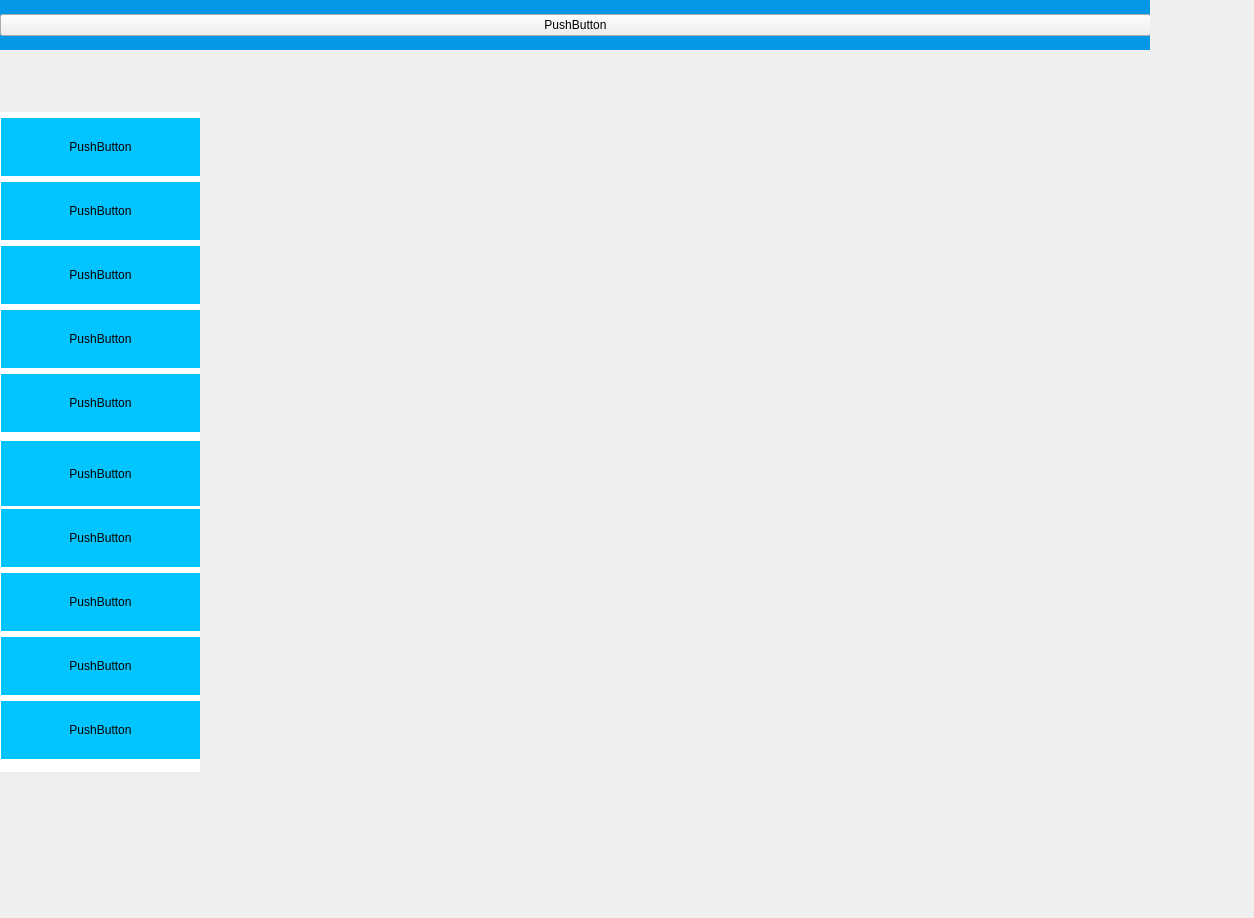
<?xml version="1.0" encoding="UTF-8"?>
<ui version="4.0">
 <class>EverywhereWindow</class>
 <widget class="QWidget" name="EverywhereWindow">
  <property name="geometry">
   <rect>
    <x>0</x>
    <y>0</y>
    <width>1254</width>
    <height>918</height>
   </rect>
  </property>
  <property name="windowTitle">
   <string>Form</string>
  </property>
  <widget class="QLabel" name="background">
   <property name="geometry">
    <rect>
     <x>0</x>
     <y>0</y>
     <width>1151</width>
     <height>721</height>
    </rect>
   </property>
   <property name="text">
    <string/>
   </property>
  </widget>
  <widget class="QWidget" name="gridLayoutWidget">
   <property name="geometry">
    <rect>
     <x>0</x>
     <y>0</y>
     <width>2102</width>
     <height>772</height>
    </rect>
   </property>
   <layout class="QGridLayout" name="gridLayout">
    <property name="spacing">
     <number>0</number>
    </property>
    <item row="1" column="0" alignment="Qt::AlignTop">
     <widget class="QWidget" name="menulistWidget" native="true">
      <property name="minimumSize">
       <size>
        <width>200</width>
        <height>660</height>
       </size>
      </property>
      <property name="maximumSize">
       <size>
        <width>200</width>
        <height>660</height>
       </size>
      </property>
      <property name="styleSheet">
       <string notr="true">QWidget#menulistWidget {
	background: white;
}

QPushButton {
	border: 1px solid white;
	background: rgb(2, 196, 255);
}</string>
      </property>
      <widget class="QWidget" name="verticalLayoutWidget">
       <property name="geometry">
        <rect>
         <x>0</x>
         <y>1</y>
         <width>201</width>
         <height>661</height>
        </rect>
       </property>
       <layout class="QVBoxLayout" name="verticalLayout">
        <property name="spacing">
         <number>0</number>
        </property>
        <item>
         <widget class="QPushButton" name="advancedButton">
          <property name="minimumSize">
           <size>
            <width>0</width>
            <height>60</height>
           </size>
          </property>
          <property name="maximumSize">
           <size>
            <width>16777215</width>
            <height>60</height>
           </size>
          </property>
          <property name="text">
           <string>PushButton</string>
          </property>
         </widget>
        </item>
        <item>
         <widget class="QPushButton" name="newButton">
          <property name="minimumSize">
           <size>
            <width>0</width>
            <height>60</height>
           </size>
          </property>
          <property name="maximumSize">
           <size>
            <width>16777215</width>
            <height>60</height>
           </size>
          </property>
          <property name="text">
           <string>PushButton</string>
          </property>
         </widget>
        </item>
        <item>
         <widget class="QPushButton" name="shareButton">
          <property name="minimumSize">
           <size>
            <width>0</width>
            <height>60</height>
           </size>
          </property>
          <property name="maximumSize">
           <size>
            <width>16777215</width>
            <height>60</height>
           </size>
          </property>
          <property name="text">
           <string>PushButton</string>
          </property>
         </widget>
        </item>
        <item>
         <widget class="QPushButton" name="biblioButton">
          <property name="minimumSize">
           <size>
            <width>0</width>
            <height>60</height>
           </size>
          </property>
          <property name="maximumSize">
           <size>
            <width>16777215</width>
            <height>60</height>
           </size>
          </property>
          <property name="text">
           <string>PushButton</string>
          </property>
         </widget>
        </item>
        <item>
         <widget class="QPushButton" name="downloadButton">
          <property name="minimumSize">
           <size>
            <width>0</width>
            <height>60</height>
           </size>
          </property>
          <property name="maximumSize">
           <size>
            <width>16777215</width>
            <height>60</height>
           </size>
          </property>
          <property name="text">
           <string>PushButton</string>
          </property>
         </widget>
        </item>
        <item>
         <widget class="QPushButton" name="deviceButton">
          <property name="minimumSize">
           <size>
            <width>0</width>
            <height>67</height>
           </size>
          </property>
          <property name="maximumSize">
           <size>
            <width>16777215</width>
            <height>60</height>
           </size>
          </property>
          <property name="text">
           <string>PushButton</string>
          </property>
         </widget>
        </item>
        <item>
         <widget class="QPushButton" name="streamButton">
          <property name="minimumSize">
           <size>
            <width>0</width>
            <height>60</height>
           </size>
          </property>
          <property name="maximumSize">
           <size>
            <width>16777215</width>
            <height>60</height>
           </size>
          </property>
          <property name="text">
           <string>PushButton</string>
          </property>
         </widget>
        </item>
        <item>
         <widget class="QPushButton" name="uploadButton">
          <property name="minimumSize">
           <size>
            <width>0</width>
            <height>60</height>
           </size>
          </property>
          <property name="maximumSize">
           <size>
            <width>16777215</width>
            <height>60</height>
           </size>
          </property>
          <property name="text">
           <string>PushButton</string>
          </property>
         </widget>
        </item>
        <item>
         <widget class="QPushButton" name="profilButton">
          <property name="minimumSize">
           <size>
            <width>0</width>
            <height>60</height>
           </size>
          </property>
          <property name="maximumSize">
           <size>
            <width>16777215</width>
            <height>60</height>
           </size>
          </property>
          <property name="text">
           <string>PushButton</string>
          </property>
         </widget>
        </item>
        <item>
         <widget class="QPushButton" name="deconnectButton">
          <property name="minimumSize">
           <size>
            <width>0</width>
            <height>60</height>
           </size>
          </property>
          <property name="maximumSize">
           <size>
            <width>16777215</width>
            <height>60</height>
           </size>
          </property>
          <property name="text">
           <string>PushButton</string>
          </property>
         </widget>
        </item>
       </layout>
      </widget>
      <zorder>widget_2</zorder>
      <zorder>verticalLayoutWidget</zorder>
     </widget>
    </item>
    <item row="0" column="0" alignment="Qt::AlignTop">
     <widget class="QWidget" name="barWidget" native="true">
      <property name="minimumSize">
       <size>
        <width>1150</width>
        <height>50</height>
       </size>
      </property>
      <property name="maximumSize">
       <size>
        <width>16777215</width>
        <height>60</height>
       </size>
      </property>
      <property name="styleSheet">
       <string notr="true">QWidget#barWidget {
	background: rgb(3, 151, 229);
}</string>
      </property>
      <widget class="QWidget" name="horizontalLayoutWidget">
       <property name="geometry">
        <rect>
         <x>0</x>
         <y>0</y>
         <width>1151</width>
         <height>51</height>
        </rect>
       </property>
       <layout class="QHBoxLayout" name="horizontalLayout">
        <item>
         <widget class="QPushButton" name="pushButton">
          <property name="text">
           <string>PushButton</string>
          </property>
         </widget>
        </item>
       </layout>
      </widget>
     </widget>
    </item>
    <item row="1" column="1">
     <widget class="QWidget" name="widget" native="true">
      <property name="minimumSize">
       <size>
        <width>950</width>
        <height>660</height>
       </size>
      </property>
      <property name="maximumSize">
       <size>
        <width>950</width>
        <height>660</height>
       </size>
      </property>
     </widget>
    </item>
   </layout>
  </widget>
 </widget>
 <resources/>
 <connections/>
</ui>
